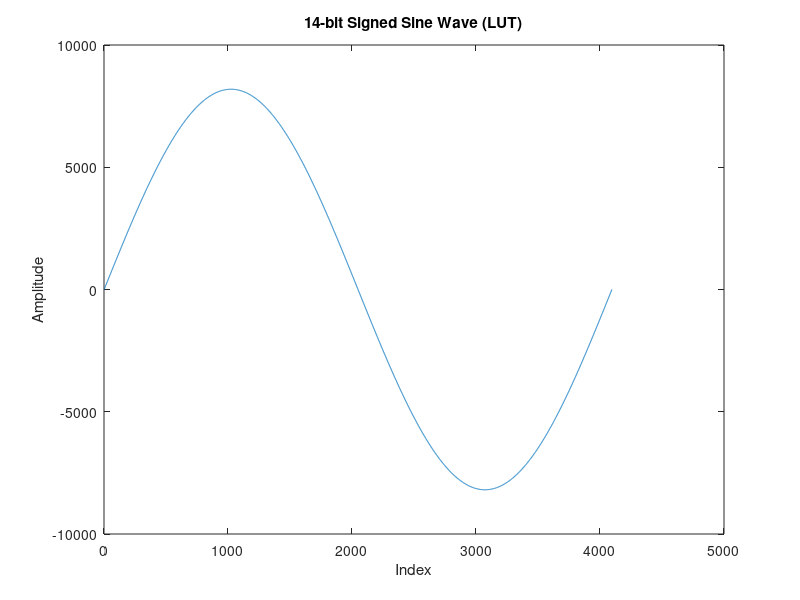

Source code (MATLAB):
clear;
clc;
close all;

% Parameters
DATA_WIDTH = 14;            % Output bit width
LUT_DEPTH  = 4096;          % Total samples in the LUT

% Generate values from 0 to 2*pi
x = linspace(0, 2*pi, LUT_DEPTH);
sin_values = sin(x);

% Scale to 14-bit signed integer range (-8192 to 8191)
max_val = 2^(DATA_WIDTH-1) - 1;  % 8191
scaled_sin = round(sin_values * max_val);  % Signed integers

% Plot for visualization
figure;
plot(scaled_sin);
title('14-bit Signed Sine Wave (LUT)');
xlabel('Index');
ylabel('Amplitude');

% Write to .coe file
filename = 'full_sin_LUT.coe';
fid = fopen(filename, 'w');
fprintf(fid, 'memory_initialization_radix=2;\n');
fprintf(fid, 'memory_initialization_vector=\n');

for i = 1:LUT_DEPTH
    val = scaled_sin(i);
    
    % Convert to 2's complement binary string
    if val < 0
        val = 2^DATA_WIDTH + val;  % 2's complement
    end
    
    bin_str = dec2bin(val, DATA_WIDTH);
    
    % Write value, comma at end except last entry
    if i ~= LUT_DEPTH
        fprintf(fid, '%s,\n', bin_str);
    else
        fprintf(fid, '%s;\n', bin_str);  % end with semicolon
    end
end

fclose(fid);
